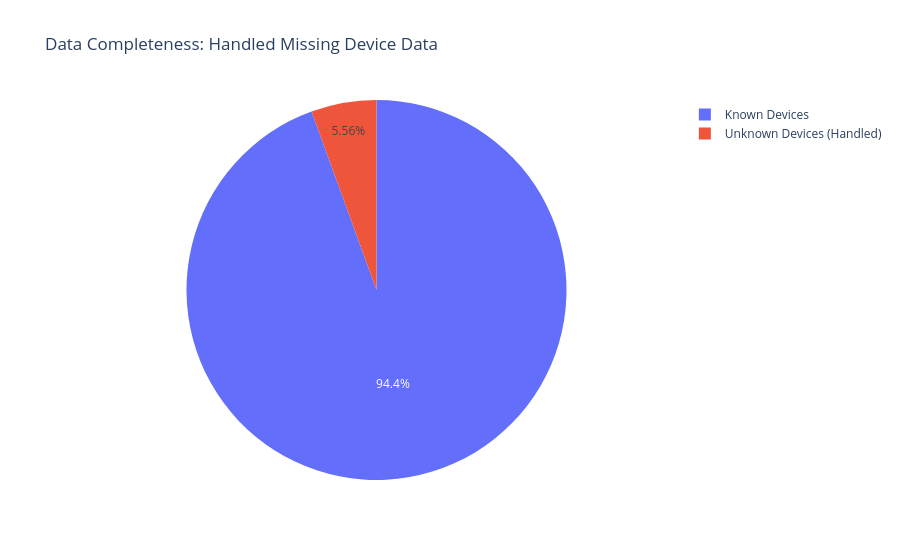

Notebook cell for this chart:
### Code cell
# Visualizing the missing values
# Since we handled missing data during our ETL pipeline (by replacing missing device brands with 'Unknown'), 
# our dataset is perfectly clean. We will visualize the 'Unknown' values instead of true nulls.
missing_devices = df_agg_user[df_agg_user['Device_Brand'] == 'Unknown'].shape[0]
total_devices = df_agg_user.shape[0]

fig = px.pie(
    names=['Known Devices', 'Unknown Devices (Handled)'], 
    values=[total_devices - missing_devices, missing_devices],
    title="Data Completeness: Handled Missing Device Data"
)
fig.show()

### Figure 1 — Plotly figure (JSON) as saved in the notebook; plotly's stock layout.template omitted (floating-point values rounded to 4 significant figures)
{"data": [{"domain": {"x": [0, 1], "y": [0, 1]}, "hovertemplate": "label=%{label}<br>value=%{value}<extra></extra>", "labels": ["Known Devices", "Unknown Devices (Handled)"], "legendgroup": "", "name": "", "showlegend": true, "type": "pie", "values": [6732, 396]}], "layout": {"legend": {"tracegroupgap": 0}, "title": {"text": "Data Completeness: Handled Missing Device Data"}}}
